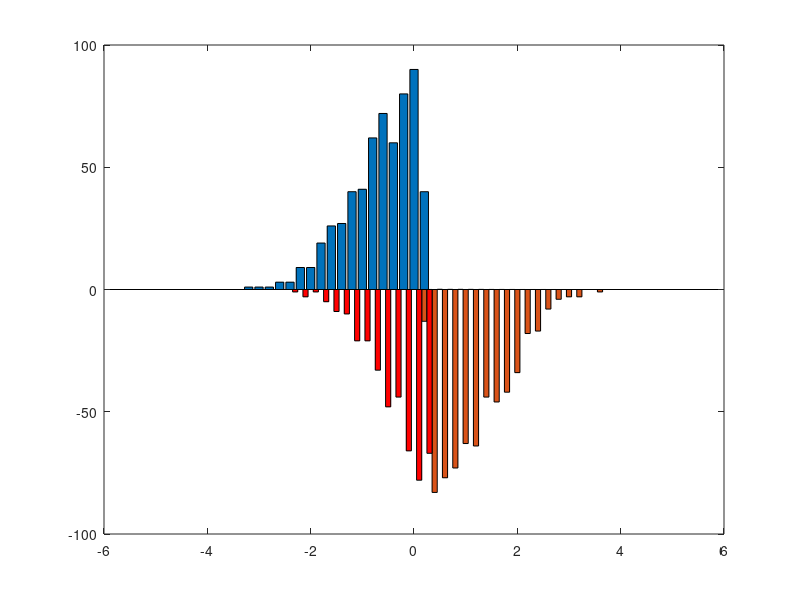

This figure's MATLAB source:
function resp = EyalCP(varargin)
%resp is mean resp for correct reject, false alarm, hits, misses
ntrials = 1000;
signals = 0.5;
noises = 0;

j = 1;
while j <= length(varargin)
    if strncmpi(varargin{j},'noise',4)
        j = j+1;
        noises = varargin{j};
    elseif strncmpi(varargin{j},'signal',4)
        j = j+1;
        signals = varargin{j};
    elseif strncmpi(varargin{j},'ntrials',4)
        j = j+1;
        ntrials = varargin{j};
    end
j = j+1;
end

for k = 1:length(noises)
    noise = noises(k);
for j = 1:length(signals)
    signal = signals(j);
R(:,1) = randn(ntrials,1);
R(:,2) = randn(ntrials,1)+signal;
N = randn(size(R)).*noise;
D = R+N;
crit = signal/2;
x = -5:0.2:5;
dx=0.1;
hit = find(D(:,2) > crit);
miss = find(D(:,2) <= crit);
fa = find(D(:,1) > crit);
cr = find(D(:,1) <= crit);
a = hist(R(cr,1),x);
resp(1,j,k) = mean(R(cr,1));
bar(x,a);
hold on;
b = hist(R(fa,1),x,0.5);
resp(2,j,k) = mean(R(fa,1));
bar(x+dx,b,0.5,'r');
c = hist(R(hit,2),x);
resp(3,j,k) = mean(R(hit,2));

bar(x,-c,0.5);
d = hist(R(miss,2),x);
resp(4,j,k) = mean(R(miss,2));
bar(x+dx,-d,0.5,'r');
pc = 100*(length(hit)+length(cr))./length(R(:));
ratios(j,k) = (resp(3,j,k)-resp(2,j,k)+resp(4,j,k)-resp(1,j,k))./(2*signal);
fprintf('Hit-Fa %.2f, Miss-Reject %.2f %.1f correct Ratio %.2f\n',resp(3)-resp(2),resp(4)-resp(1),pc,ratios(j,k))
resp(5,j,k) = mean(R(:,1));
resp(6,j,k) = mean(R(:,2));
resp(7,j,k) = ratios(j,k);
resp(8,j,k) = (resp(3,j,k)-resp(2,j,k))./signal; %hits - FA. 
resp(9,j,k) = (resp(3,j,k)-resp(1,j,k))./signal; %hits - Correct Rejects. 
resp(10,j,k) = (resp(3,j,k)-resp(4,j,k))./signal; %hits - misses. 

end
end